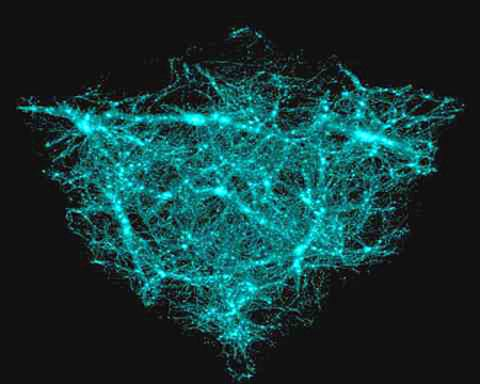
%> input picture evaluated_segmenters/Chan-VeseActiveContours/anti-mass.jpg, 480 x 384 px, given in place of teste06.jpg, which was not available
$ octave 'demo chenvese.m'   (GNU Octave 9; MATLAB toolbox functions it lacks are replaced by stand-ins)
%> lines starting %> are read from the running program, lines starting %| are printed output that depends on the picture; in (x1, y1, x2, y2) boxes, pixels count from 0 and x2, y2 are one past the last pixel; in counts of white or black regions, pixels touching at a corner belong together; the program's own positions count from 1; pictures that were not available may be replaced by others from this repository, and a replacement may not be noted
### evaluated_segmenters/Chan-VeseActiveContours/chenvese.m
%==========================================================================
%
%   Active contour with Chen-Vese Method
%   for image segementation
%
%   Implemented by Yue Wu (yue.wu@tufts.edu)
%   Tufts University
%   Feb 2009
%
%   all rights reserved
%   Last update 02/26/2009
%--------------------------------------------------------------------------
%   Usage of varibles:
%   input:
%       I           = any gray/double/RGB input image
%       mask        = initial mask, either customerlized or built-in
%       num_iter    = total number of iterations
%       mu          = weight of length term
%       method      = submethods pick from ('chen','vector','multiphase')
%
%   Types of built-in mask functions
%       'small'     = create a small circular mask
%       'medium'    = create a medium circular mask
%       'large'     = create a large circular mask
%       'whole'     = create a mask with holes around
%       'whole+small' = create a two layer mask with one layer small
%                       circular mask and the other layer with holes around
%                       (only work for method 'multiphase')
%   Types of methods
%       'chen'      = general CV method
%       'vector'    = CV method for vector image
%       'multiphase'= CV method for multiphase (2 phases applied here)
%
%   output:
%       phi0        = updated level set function
%
%--------------------------------------------------------------------------
%
% Description: This code implements the paper: "Active Contours Without
% Edges" by Chan and Vese for method 'chen', the paper:"Active Contours Without
% Edges for vector image" by Chan and Vese for method 'vector', and the paper
% "A Multiphase Level Set Framework for Image Segmentation Using the
% Mumford and Shah Model" by Chan and Vese.
%
%--------------------------------------------------------------------------
% Deomo: Please see HELP file for details
%==========================================================================

function seg = chenvese(I,mask,num_iter,mu,method)

%%
%-- Default settings
%   length term mu = 0.2 and default method = 'chan'
  if(~exist('mu','var'))
    mu=0.2;
  end

  if(~exist('method','var'))
    method = 'chan';
  end

%-- End default settings

%%
%-- Initializations on input image I and mask
%  resize original image
   s = 200./min(size(I,1),size(I,2)); % resize scale
   if s<1
       I = imresize(I,s);
   end

%   auto mask settings
  if ischar(mask)
      switch lower (mask)
          case 'small'
              mask = maskcircle2(I,'small');
          case 'medium'
              mask = maskcircle2(I,'medium');
          case 'large'
              mask = maskcircle2(I,'large');
          case 'whole'
              mask = maskcircle2(I,'whole');
              %mask = init_mask(I,30);
          case 'whole+small'
              m1 = maskcircle2(I,'whole');
              m2 = maskcircle2(I,'small');
              mask = zeros(size(I,1),size(I,2),2);
              mask(:,:,1) = m1(:,:,1);
              mask(:,:,2) = m2(:,:,2);
          otherwise
              error('unrecognized mask shape name (MASK).');
      end
  else
      if s<1
          mask = imresize(mask,s);
      end
      if size(mask,1)>size(I,1) || size(mask,2)>size(I,2)
          error('dimensions of mask unmathch those of the image.')
      end
      switch lower(method)
          case 'multiphase'
              if  (size(mask,3) == 1)
                  error('multiphase requires two masks but only gets one.')
              end
      end

  end


switch lower(method)
    case 'chan'
        if size(I,3)== 3
            P = rgb2gray(uint8(I));
            P = double(P);
        elseif size(I,3) == 2
            P = 0.5.*(double(I(:,:,1))+double(I(:,:,2)));
        else
            P = double(I);
        end
        layer = 1;

    case 'vector'
        s = 200./min(size(I,1),size(I,2)); % resize scale
        I = imresize(I,s);
        mask = imresize(mask,s);
        layer = size(I,3);
        if layer == 1
            display('only one image component for vector image')
        end
        P = double(I);

    case 'multiphase'
        layer = size(I,3);
        if size(I,1)*size(I,2)>200^2
            s = 200./min(size(I,1),size(I,2)); % resize scale
            I = imresize(I,s);
            mask = imresize(mask,s);
        end

        P = double(I);  %P store the original image
    otherwise
        error('!invalid method')
end
%-- End Initializations on input image I and mask

%%
%--   Core function
switch lower(method)
    case {'chan','vector'}
        %-- SDF
        %   Get the distance map of the initial mask

        mask = mask(:,:,1);
        phi0 = bwdist(mask)-bwdist(1-mask)+im2double(mask)-.5;
        %   initial force, set to eps to avoid division by zeros
        force = eps;
        %-- End Initialization

        %-- Display settings
%           figure();
%           subplot(2,2,1); imshow(I); title('Input Image');
%           subplot(2,2,2); contour(flipud(phi0), [0 0], 'r','LineWidth',1); title('initial contour');
%           subplot(2,2,3); title('Segmentation');
        %-- End Display original image and mask

        %-- Main loop
          for n=1:num_iter
              inidx = find(phi0>=0); % frontground index
              outidx = find(phi0<0); % background index
              force_image = 0; % initial image force for each layer
              for i=1:layer
                  L = im2double(P(:,:,i)); % get one image component
                  c1 = sum(sum(L.*Heaviside(phi0)))/(length(inidx)+eps); % average inside of Phi0
                  c2 = sum(sum(L.*(1-Heaviside(phi0))))/(length(outidx)+eps); % verage outside of Phi0
                  force_image=-(L-c1).^2+(L-c2).^2+force_image;
                  % sum Image Force on all components (used for vector image)
                  % if 'chan' is applied, this loop become one sigle code as a
                  % result of layer = 1
              end

              % calculate the external force of the image
              force = mu*kappa(phi0)./max(max(abs(kappa(phi0))))+1/layer.*force_image;

              % normalized the force
              force = force./(max(max(abs(force))));

              % get stepsize dt
              dt=0.5;

              % get parameters for checking whether to stop
              old = phi0;
              phi0 = phi0+dt.*force;
              new = phi0;
              indicator = checkstop(old,new,dt);

              % intermediate output
              if(mod(n,20) == 0)
%                  showphi(I,phi0,n);
              end;
              if indicator % decide to stop or continue
%                   showphi(I,phi0,n);

                  %make mask from SDF
                  seg = phi0<=0; %-- Get mask from levelset

%                   subplot(2,2,4); imshow(seg); title('Global Region-Based Segmentation');
% imshow(seg);

                  return;
              end
          end;
%           showphi(I,phi0,n);

          %make mask from SDF
          seg = phi0<=0; %-- Get mask from levelset

% [181 lines of commented-out code are left out]
end

### evaluated_segmenters/Chan-VeseActiveContours/kappa.m
function KG = kappa(I)
% get curvature information of input image
% input: 2D image I
% output: curvature matrix KG

% Copyright (c) 2009,
% Yue Wu @ ECE Department, Tufts University
% All Rights Reserved

I = double(I);
[m,n] = size(I);
P = padarray(I,[1,1],1,'pre');
P = padarray(P,[1,1],1,'post');

% central difference
fy = P(3:end,2:n+1)-P(1:m,2:n+1);
fx = P(2:m+1,3:end)-P(2:m+1,1:n);
fyy = P(3:end,2:n+1)+P(1:m,2:n+1)-2*I;
fxx = P(2:m+1,3:end)+P(2:m+1,1:n)-2*I;
fxy = 0.25.*(P(3:end,3:end)-P(1:m,3:end)+P(3:end,1:n)-P(1:m,1:n));
G = (fx.^2+fy.^2).^(0.5);
K = (fxx.*fy.^2-2*fxy.*fx.*fy+fyy.*fx.^2)./((fx.^2+fy.^2+eps).^(1.5));
KG = K.*G;
KG(1,:) = eps;
KG(end,:) = eps;
KG(:,1) = eps;
KG(:,end) = eps;
KG = KG./max(max(abs(KG)));

### evaluated_segmenters/Chan-VeseActiveContours/checkstop.m
function indicator = checkstop(old,new,dt)
% indicate whether we should performance further iteraions or stop

% Copyright (c) 2009,
% Yue Wu @ ECE Department, Tufts University
% All Rights Reserved

layer = size(new,3);

for i = 1:layer
    old_{i} = old(:,:,i);
    new_{i} = new(:,:,i);
end

if layer
    ind = find(abs(new)<=.5);
    M = length(ind);
    Q = sum(abs(new(ind)-old(ind)))./M;
    if Q<=dt*.18^2
        indicator = 1;
    else
        indicator = 0;
    end
else
    ind1 = find(abs(old_{1})<1);
    ind2 = find(abs(old_{2})<1);
    M1 = length(ind1);
    M2 = length(ind2);
    Q1 = sum(abs(new_{1}(ind1)-old_{1}(ind1)))./M1;
    Q2 = sum(abs(new_{2}(ind2)-old_{2}(ind2)))./M2;
    if Q1<=dt*.18^2 && Q2<=dt*.18^2
        indicator = 1;
    else
        indicator = 0;
    end
end
return

### evaluated_segmenters/Chan-VeseActiveContours/maskcircle2.m

function m = maskcircle2(I,type)
% auto pick a circular mask for image I
% built-in mask creation function
% Input: I   : input image
%        type: mask shape keywords
% Output: m  : mask image

% Copyright (c) 2009,
% Yue Wu @ ECE Department, Tufts University
% All Rights Reserved

if size(I,3)~=3
    temp = double(I(:,:,1));
else
    temp = double(rgb2gray(I));
end

h = [0 1 0; 1 -4 1; 0 1 0];
T = conv2(temp,h);
T(1,:) = 0;
T(end,:) = 0;
T(:,1) = 0;
T(:,end) = 0;

thre = max(max(abs(T)))*.5;
idx = find(abs(T) > thre);
[cx,cy] = ind2sub(size(T),idx);
cx = round(mean(cx));
cy = round(mean(cy));

[x,y] = meshgrid(1:min(size(temp,1),size(temp,2)));

m = zeros(size(temp));
[p,q] = size(temp);

switch lower (type)
    case 'small'
        r = 10;
        n = zeros(size(x));
        n((x-cx).^2+(y-cy).^2<r.^2) = 1;
        m(1:size(n,1),1:size(n,2)) = n;
        %m((x-cx).^2+(y-cy).^2<r.^2) = 1;
    case 'medium'
        r = min(min(cx,p-cx),min(cy,q-cy));
        r = max(2/3*r,25);
        n = zeros(size(x));
        n((x-cx).^2+(y-cy).^2<r.^2) = 1;
        m(1:size(n,1),1:size(n,2)) = n;
        %m((x-cx).^2+(y-cy).^2<r.^2) = 1;
    case 'large'
        r = min(min(cx,p-cx),min(cy,q-cy));
        r = max(2/3*r,60);
        n = zeros(size(x));
        n((x-cx).^2+(y-cy).^2<r.^2) = 1;
        m(1:size(n,1),1:size(n,2)) = n;
        %m((x-cx).^2+(y-cy).^2<r.^2) = 1;
    case 'whole'
        r = 9;
        m = zeros(round(ceil(max(p,q)/2/(r+1))*3*(r+1)));
        siz = size(m,1);
        sx = round(siz/2);
        i = 1:round(siz/2/(r+1));
        j = 1:round(0.9*siz/2/(r+1));
        j = j-round(median(j));
        m(sx+2*j*(r+1),(2*i-1)*(r+1)) = 1;
        se = strel('disk',r);
        m = imdilate(m,se);
        m = m(round(siz/2-p/2-6):round(siz/2-p/2-6)+p-1,round(siz/2-q/2-6):round(siz/2-q/2-6)+q-1);
end
        tem(:,:,1) = m;
        M = padarray(m,[floor(2/3*r),floor(2/3*r)],0,'post');
        tem(:,:,2) = M(floor(2/3*r)+1:end,floor(2/3*r)+1:end);
        m = tem;
return

### evaluated_segmenters/Chan-VeseActiveContours/demo chenvese.m
% demo for chenvese function
% Copyright (c) 2009,
% Yue Wu @ ECE Department, Tufts University
% All Rights Reserved
%%
%-- Chan & Vese method on gray and color image
%   Find contours of objects
close all
clear all

I = imread('teste06.jpg');
%> I is the input picture: size 384x480x3 uint8; mean R, G, B 19.8, 54.7, 54.9
I = rgb2gray(I);
%> I: size 384x480 uint8

m = zeros(size(I));
m(25:end-25,25:end-25) = 1;
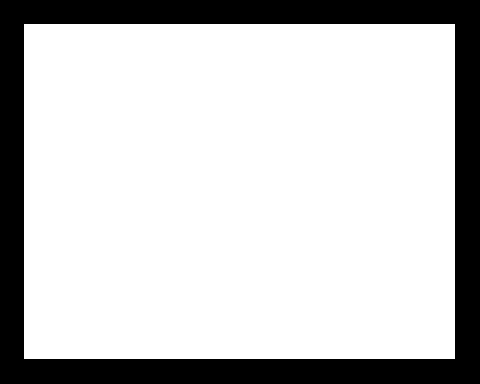
%> m: size 384x480 double; values 0 (black) and 1 (white), 78.3% white; 1 black region, box (x1, y1, x2, y2) and area: (0, 0, 480, 384) 39935
seg = chenvese(I,m,500,0.1,'chan'); % ability on gray image
%> the loop in chenvese, `for n=1:num_iter` made 500 passes
%> (M in checkstop, Q in checkstop) on passes 1 to 3: (2762, 0.0498), (2558, 0.0499), (2389, 0.0501)
%> pass 1, in chenvese, `phi0 = phi0+dt.*force;`:
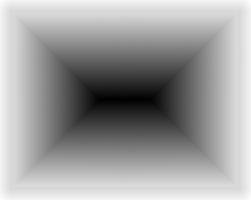
%> phi0: size 200x251 single; min -85.98, max 15.11, mean -22.99; drawn with min black and max white
%> after the loop in chenvese, `for n=1:num_iter`:
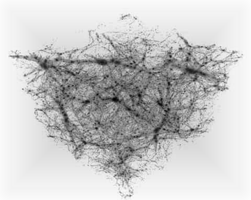
%> phi0: size 200x251 single; min -326.7, max 53.92, mean -27.2; drawn with min black and max white
%> in chenvese, `seg = phi0<=0;`: seg: size 200x251 logical; 43.3% white; 60 white regions (58 under 20 px), largest, box (x1, y1, x2, y2) and area: (9, 29, 242, 198) 21534, (120, 14, 130, 20) 38
% Built-in Mask
seg = chenvese(I,'medium',400,0.02,'chan'); % ability on gray image
%> call 2 of chenvese, with mask = 'medium', num_iter = 400, mu = 0.02, method = 'chan'
%> in maskcircle2, `T = conv2(temp,h);`:
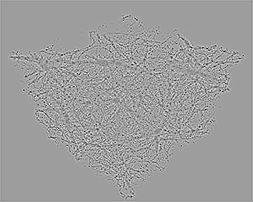
%> T: size 202x253 double; min -293, max 180, mean 0; drawn with min black and max white
%> in maskcircle2, `T(1,:) = 0;`: T: size 202x253 double; 0.49% of pixels changed, all inside (x1, y1, x2, y2) = (1, 0, 252, 1)
%> in maskcircle2, `T(end,:) = 0;`: T: size 202x253 double; min -293, max 180, mean -0.2
%> in maskcircle2, `T(:,1) = 0;`: T: size 202x253 double; min -293, max 180, mean -0.2; mean of the top-left, top-right, bottom-left and bottom-right quarters -0.3, -0.2, -0.2, -0.2
%> in maskcircle2, `T(:,end) = 0;`: T: size 202x253 double; min -293, max 180, mean -0.3
%> in maskcircle2, `thre = max(max(abs(T)))*.5;`: thre = 146.5
%> in maskcircle2, `idx = find(abs(T) > thre);`: idx = 333 values from 4737 to 49142
%> in maskcircle2, `[cx,cy] = ind2sub(size(T),idx);`: cx = 333 values, max 197 at index 158, min 17 at index 151, mean 96.75; cy = 333 values from 24 to 244
%> in maskcircle2, `cx = round(mean(cx));`: cx = 97
%> in maskcircle2, `cy = round(mean(cy));`: cy = 132
%> in maskcircle2, `r = min(min(cx,p-cx),min(cy,q-cy));`: r = 97
%> in maskcircle2, `r = max(2/3*r,25);`: r = 64.67
%> in maskcircle2, `n((x-cx).^2+(y-cy).^2<r.^2) = 1;`: n: size 200x200 double; values 0 (black) and 1 (white), 32.9% white; 1 white region, box (x1, y1, x2, y2) and area: (32, 67, 161, 196) 13157
%> in maskcircle2, `M = padarray(m,[floor(2/3*r),floor(2/3*r)],0,'post');`:
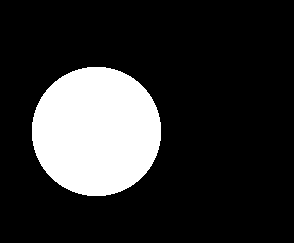
%> M: size 243x294 double; values 0 (black) and 1 (white), 18.4% white; 1 white region, box (x1, y1, x2, y2) and area: (32, 67, 161, 196) 13157
%> in chenvese (call 2), `phi0 = bwdist(mask)-bwdist(1-mask)+im2double(mask)-.5;`:
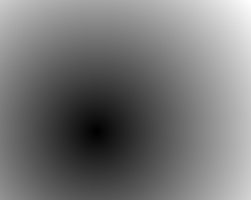
%> phi0: size 200x251 single; min -64.26, max 137, mean 28.9; drawn with min black and max white
%> (the run ends here)
